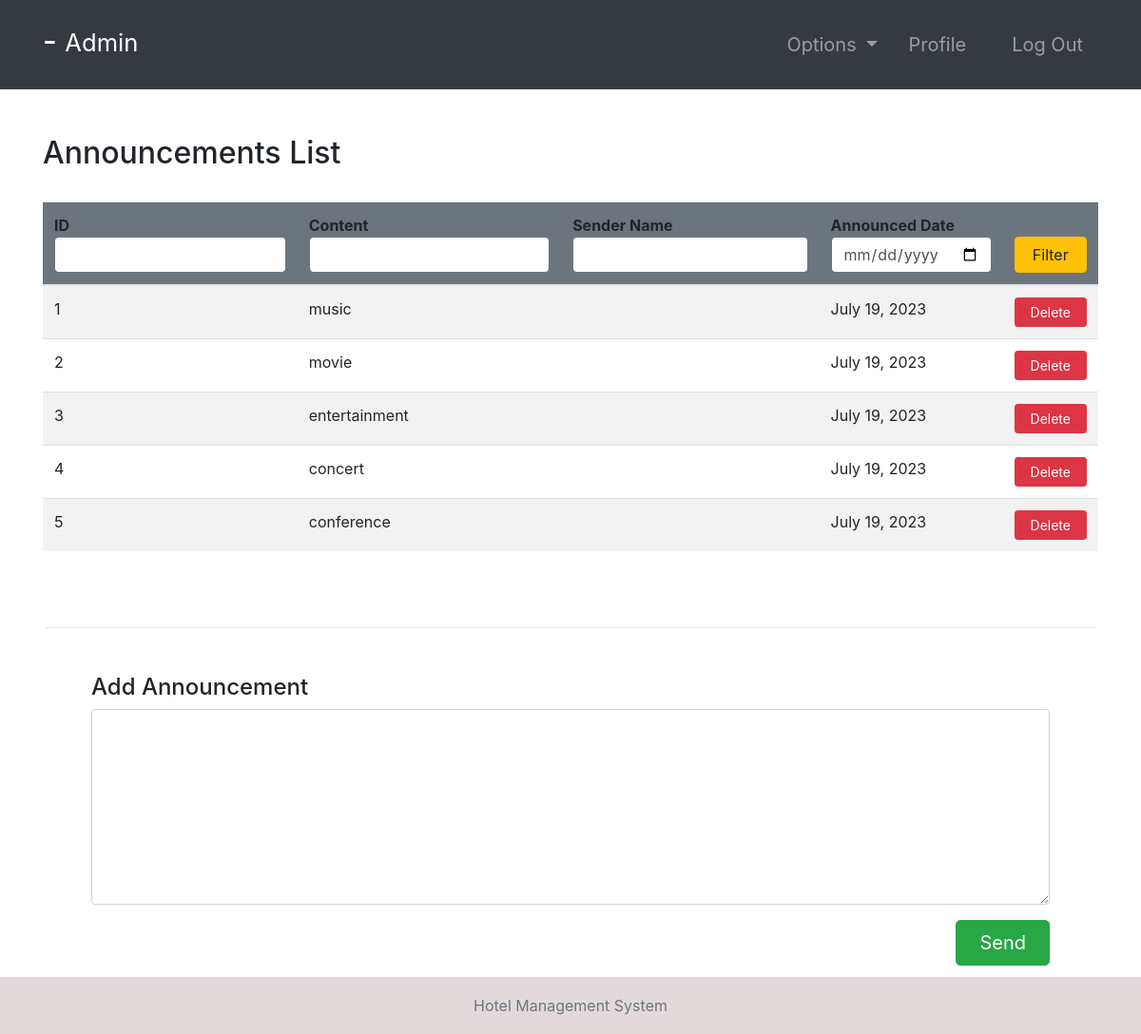
The page /announcements/ (signed in) on the database its author committed.
### hotel/models.py (models this page shows, shortened)
class Announcement(models.Model):
    content = models.TextField()
    sender = models.ForeignKey(Employee, null=True, on_delete=models.CASCADE)
    date = models.DateField(default=timezone.now)

### hotel/views.py (the view, shortened to what this page needs)
# urls.py: path('announcements/', announcements, name="announcements"),
@ login_required(login_url='login')
def announcements(request):
    role = str(request.user.groups.all()[0])
    path = role + "/"
    announcements = Announcement.objects.all()
    context = {
        "role": role,
        'announcements': announcements
    }
    return render(request, path + "announcements.html", context)

### Templates/admin/announcements.html
{% extends '../index.html' %}
{% block context %}
{% include '../common_pages/authorized-announcements.html' %}
{% endblock %}

### Templates/index.html
{% include 'incs/head.html' %}
<body>
    {% include 'incs/nav.html' %}
    {% block context %}
    {% endblock %}
    {% include 'incs/footer.html' %}
</body>
</html>

### Templates/incs/head.html (shortened to what this page needs)
{% load static %}
<!DOCTYPE html>
<html lang="en">
<head>
    <link rel="stylesheet" type="text/css" href="{% static '/css/main.css' %}">
    <link rel="stylesheet" href="https://stackpath.bootstrapcdn.com/bootstrap/4.4.1/css/bootstrap.min.css"
>
</head>

### Templates/incs/nav.html (shortened to what this page needs)
<nav class="navbar navbar-dark bg-dark navbar-expand-lg py-3 " role="navigation">
    <div class="container">
        <a href="" class="navbar-brand">
            <h2 class="text-capitalize">
                {{ request.user.first_name }} {{ request.user.last_name }} -
                <small>
                    {{ role }}
                </small>
            </h2>
        </a>
        <div class="collapse navbar-collapse" id="navbarTags">
            <ul class="navbar-nav ml-auto">
                <li class="nav-item dropdown p-2">
                    <a class="nav-link dropdown-toggle" href="#" id="navbarDropdown" role="button"
                        data-toggle="dropdown" aria-haspopup="true" aria-expanded="false">
                        Options
                    </a>
                </li>
                <li class="nav-item mr-3 p-2">
                    {% if role == 'staff' or role == 'receptionist' or role == 'admin' or role == 'manager' %}
                    <a href="{% url 'employee-profile' user.id %}" class="nav-link">Profile</a>
                    {% endif %}
                </li>
                <li class="nav-item p-2 ">
                    <a href="{% url 'logout' %}" class="nav-link">Log Out</a>
                </li>
            </ul>
        </div>
    </div>
</nav>

### Templates/common_pages/authorized-announcements.html (shortened to what this page needs)
<div class="container py-5">
    <div class="table-header row">
        <div class="col-sm-12 col-md-12 col-lg-4 mb-4">
            <h2>Announcements List</h2>
        </div>
    </div>
    <table class="table table-hover table-striped">
        <thead class="bg-secondary rounded">
            <tr>
                <form action="" method="POST">
                    <th>ID<input type="number" name="id" value="{{id}}" class="form-control border border-secondary">
                    </th>
                    <th>Content<input type="text" name="content" value="{{content}}"
                            class="form-control border border-secondary"></th>
                    <th>Sender Name<input type="text" name="name" value="{{name}}"
                            class="form-control border border-secondary"></th>
                    <th>Announced Date<input type="date" class="form-control border border-secondary" name="date"
                            value="{{date}}"></th>
                    <th><button type="submit" name="filter" class="btn btn-warning w-100">Filter</button></th>
                </form>
            </tr>
        </thead>
        <tbody>
            {% for announcement in announcements %}
            <tr>
                <td>{{announcement.id}}</td>
                <td>{{announcement.content}}</td>
                <td>{{announcement.sender.user.first_name}} {{announcement.sender.user.last_name}}</td>
                <td>{{announcement.date}}</td>
                {% if role == "manager" or role == "admin" %}
                <td> <a href="{% url 'deleteAnnouncement' announcement.id %}"
                        class="btn btn-sm btn-danger px-3">Delete</a> </td>
                {% else %}
                <td></td>
                {% endif %}
            </tr>
            {% endfor %}
        </tbody>
    </table>
</div>
{% if role == "manager" or role == "admin" %}
<div class="add-annoucment border-top my-3 mx-5 p-5">
    <h4>Add Announcement</h4>
    <form action="" method="POST">
        <div class="form-group">
            <textarea class="form-control" name="textid" rows="8" placeholder="Enter Content of Announcement"
                id="textid">
            </textarea>
        </div>
        <button type="submit" class="btn btn-success btn-lg px-4 float-right" name="sendAnnouncement">Send</button>
    </form>
</div>
{% endif %}

### Templates/incs/footer.html
<div class="mt-5">&nbsp;</div>
<footer class="footer sticky-bottom mt-5">
    <div class="container text-center">
        <span class="text-muted">Hotel Management System </span>
    </div>
</footer>

### static/css/main.css (style rules this page uses)
* { margin: 0; padding: 0; -webkit-font-smoothing: antialiased; }
body { position: relative; }
nav .nav-item { font-size: 20px; }
.footer { position: absolute; bottom: 0; width: 100%; height: 60px; line-height: 60px; background-color: #e2dada; margin-top: 30px; }

### rows shown on the page
Announcement: id "1", content "music", date "July 19, 2023"
Announcement: id "2", content "movie", date "July 19, 2023"
Announcement: id "3", content "entertainment", date "July 19, 2023"
Announcement: id "4", content "concert", date "July 19, 2023"
Announcement: id "5", content "conference", date "July 19, 2023"

### other values the page prints
{{ role }} "Admin"
